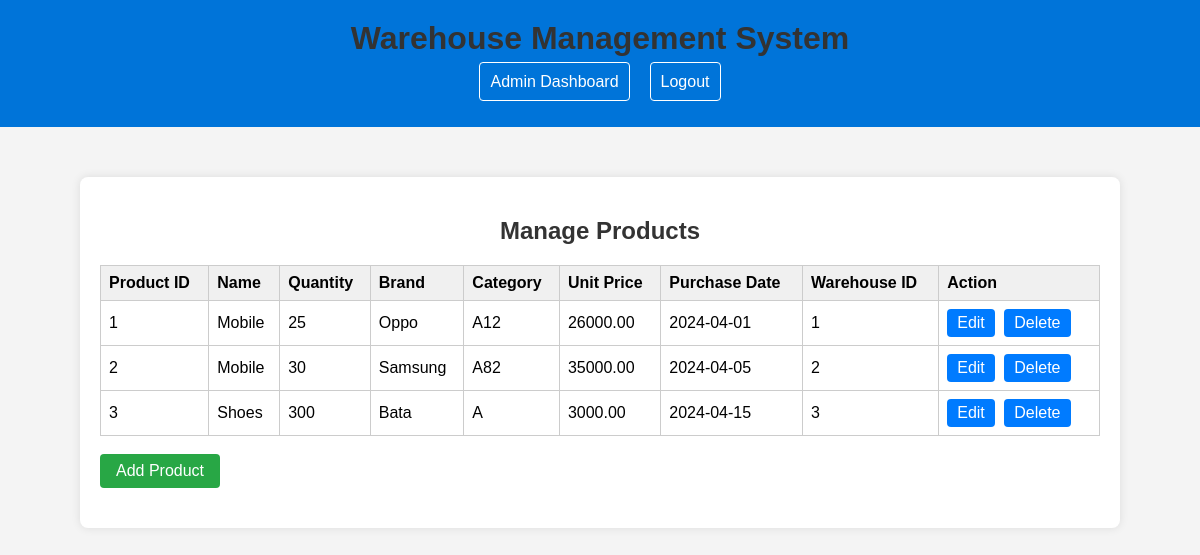
Screenshot of /products_manage.php (signed in) with the database file from the repository.
### tables this page shows
CREATE TABLE `products` (
  `product_id` int(11) NOT NULL,
  `name` varchar(255) NOT NULL,
  `quantity` int(11) NOT NULL,
  `brand` varchar(100) DEFAULT NULL,
  `category` varchar(100) DEFAULT NULL,
  `unit_price` decimal(10,2) NOT NULL,
  `purchase_date` date DEFAULT NULL,
  `warehouse_id` int(11) DEFAULT NULL
);

### products_manage.php (the view, shortened to what this page needs)
<?php
require_once 'db_config.php';
$sql = "SELECT * FROM products";
$result = mysqli_query($conn, $sql);
$products = mysqli_fetch_all($result, MYSQLI_ASSOC);
?>
<!DOCTYPE html>
<html lang="en">
<head>
</head>
<body>
    <?php include 'header.php'; ?>
    <div class="manage-container">
        <h2>Manage Products</h2>
        <table>
            <tr>
                <th>Product ID</th>
                <th>Name</th>
                <th>Quantity</th>
                <th>Brand</th>
                <th>Category</th>
                <th>Unit Price</th>
                <th>Purchase Date</th>
                <th>Warehouse ID</th>
                <th>Action</th>
            </tr>
            <?php foreach($products as $product): ?>
                <tr>
                    <td><?php echo $product['product_id']; ?></td>
                    <td><?php echo $product['name']; ?></td>
                    <td><?php echo $product['quantity']; ?></td>
                    <td><?php echo $product['brand']; ?></td>
                    <td><?php echo $product['category']; ?></td>
                    <td><?php echo $product['unit_price']; ?></td>
                    <td><?php echo $product['purchase_date']; ?></td>
                    <td><?php echo $product['warehouse_id']; ?></td>
                    <td>
                        <?php if($_SESSION['role'] == 'admin' || $_SESSION['role'] == 'manager'): ?>
                            <a href="edit_product.php?product_id=<?php echo $product['product_id']; ?>">Edit</a>
                        <?php endif; ?>
                        <?php if($_SESSION['role'] == 'admin'): ?>
                            <a href="delete_product.php?product_id=<?php echo $product['product_id']; ?>">Delete</a>
                        <?php endif; ?>
                    </td>
                </tr>
            <?php endforeach; ?>
        </table>
        <?php if($_SESSION['role'] == 'admin' || $_SESSION['role'] == 'manager'): ?>
            <a href="add_product.php" class="add-product-link">Add Product</a>
        <?php endif; ?>
    </div>
</body>
</html>

### products_manage.php (style rules this page uses)
body { font-family: Arial, sans-serif; background-color: #f4f4f4; margin: 0; padding: 0; }
.manage-container { background-color: #fff; padding: 20px; border-radius: 8px; box-shadow: 0 0 10px rgba(0, 0, 0, 0.1); max-width: 1000px; margin: 50px auto; }
h1, h2 { text-align: center; color: #333; }
table { width: 100%; border-collapse: collapse; }
th, td { border: 1px solid #ccc; padding: 8px; text-align: left; }
th { background-color: #f0f0f0; }
.add-product-link { display: inline-block; padding: 8px 16px; margin-bottom: 20px; background-color: #28a745; color: #fff; text-decoration: none; border-radius: 4px; transition: background-color 0.3s; }
td a { text-decoration: none; color: #fff; margin-right: 5px; padding: 5px 10px; border-radius: 4px; background-color: #007bff; transition: background-color 0.3s; display: inline-block; }

### rows the page displays
products: product_id "1", name "Mobile", quantity "25", brand "Oppo", category "A12", unit_price "26000.00", purchase_date "2024-04-01", warehouse "1"
products: product_id "2", name "Mobile", quantity "30", brand "Samsung", category "A82", unit_price "35000.00", purchase_date "2024-04-05", warehouse "2"
products: product_id "3", name "Shoes", quantity "300", brand "Bata", category "A", unit_price "3000.00", purchase_date "2024-04-15", warehouse "3"
